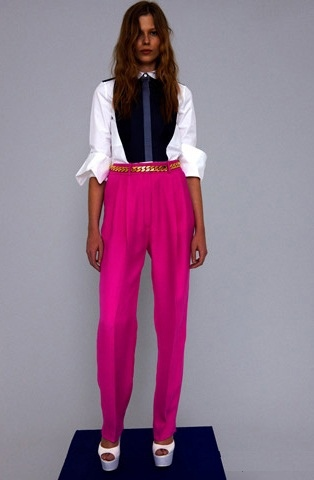
#> input picture lab6/images/tshirt.jpg, 314 x 480 px
$ jupyter execute Lab6.ipynb   (older library calls are emulated)
#> lines starting #> are read from the running program, lines starting #| are printed output that depends on the picture; after the words box and inside, x2 and y2 are one past the last pixel; in counts of white or black regions, pixels touching at a corner belong together
### lab6/segmentation_utils.py
#!/usr/bin/env python3
# -*- coding: utf-8 -*-

import numpy as np
import matplotlib as plt
import matplotlib.patches as patches
import cv2 as cv
import random
import math


# сегментаци изображений
# расширение регионов
def region_growingHSV(image, seed, threshold):
    # Create an empty binary mask to store the segmented region
    region_mask = np.zeros(image.shape[0:2], dtype=np.uint8)

    # Define the connectivity (4-connectivity in this case)
    connectivity = [(1, 0), (-1, 0), (0, 1), (0, -1)]
    # Create a queue to store the pixels to be processed
    queue = []

    for i in seed:
        # Get the seed coordinates
        seed_x, seed_y = i
        queue.append((seed_x, seed_y))

        # Perform region growing
        while len(queue) > 0:
            x, y = queue.pop(0)

            # Check if the pixel is within the image boundaries
            if x < 0 or x >= image.shape[0] or y < 0 or y >= image.shape[1]:
                continue

            # Check if the pixel has already been visited
            if region_mask[x, y] != 0:
                continue

            # Calculate the similarity measure
            similarity = sum(abs(image[x, y, :] - image[seed_x, seed_y, :]))/3

            # Check if the pixel is similar to the seed pixel
            if similarity < threshold:
                region_mask[x, y] = 255  # Add the pixel to the region
                # Add the neighbors to the queue for further processing
                for dx, dy in connectivity:
                    queue.append((x + dx, y + dy))

    return region_mask

# Разделение регионов
def recursive_subdivide(node, k, minPixelSize, img):

    if node.get_error(img)<=k:
        return
    w_1 = int(math.floor(node.width/2))
    w_2 = int(math.ceil(node.width/2))
    h_1 = int(math.floor(node.height/2))
    h_2 = int(math.ceil(node.height/2))


    if w_1 <= minPixelSize or h_1 <= minPixelSize:
        return
    x1 = Node(node.x0, node.y0, w_1, h_1) # top left
    recursive_subdivide(x1, k, minPixelSize, img)

    x2 = Node(node.x0, node.y0+h_1, w_1, h_2) # btm left
    recursive_subdivide(x2, k, minPixelSize, img)

    x3 = Node(node.x0 + w_1, node.y0, w_2, h_1)# top right
    recursive_subdivide(x3, k, minPixelSize, img)

    x4 = Node(node.x0+w_1, node.y0+h_1, w_2, h_2) # btm right
    recursive_subdivide(x4, k, minPixelSize, img)

    node.children = [x1, x2, x3, x4]


def find_children(node):
   if not node.children:
       return [node]
   else:
       children = []
       for child in node.children:
           children += (find_children(child))
   return children

class Node():
    def __init__(self, x0, y0, w, h):
        self.x0 = x0
        self.y0 = y0
        self.width = w
        self.height = h
        self.children = []

    def get_width(self):
        return self.width

    def get_height(self):
        return self.height

    def get_points(self):
        return self.points

    def get_points(self, img):
        return img[self.x0:self.x0 + self.get_width(), self.y0:self.y0+self.get_height()]

    def get_error(self, img):
        pixels = self.get_points(img)
        b_avg = np.mean(pixels[:,:,0])
        b_mse = np.square(np.subtract(pixels[:,:,0], b_avg)).mean()

        g_avg = np.mean(pixels[:,:,1])
        g_mse = np.square(np.subtract(pixels[:,:,1], g_avg)).mean()

        r_avg = np.mean(pixels[:,:,2])
        r_mse = np.square(np.subtract(pixels[:,:,2], r_avg)).mean()

        e = r_mse * 0.2989 + g_mse * 0.5870 + b_mse * 0.1140

        return (e * img.shape[0]* img.shape[1])/90000000


class QTree():
    def __init__(self, stdThreshold, minPixelSize, img):
        self.threshold = stdThreshold
        self.min_size = minPixelSize
        self.minPixelSize = minPixelSize
        self.img = img
        self.root = Node(0, 0, img.shape[0], img.shape[1])

    def get_points(self):
        return self.img[self.root.x0:self.root.x0 + self.root.get_width(), self.root.y0:self.root.y0+self.root.get_height()]

    def subdivide(self):
        recursive_subdivide(self.root, self.threshold, self.minPixelSize, self.img)

    # [12 lines left out: function graph_tree, not called in this run]

    def render_img(self, thickness = 1, color = (0,0,255)):
        imgc = self.img.copy()
        c = find_children(self.root)
        for n in c:
            pixels = n.get_points(self.img)
            # grb
            gAvg = math.floor(np.mean(pixels[:,:,0]))
            rAvg = math.floor(np.mean(pixels[:,:,1]))
            bAvg = math.floor(np.mean(pixels[:,:,2]))

            imgc[n.x0:n.x0 + n.get_width(), n.y0:n.y0+n.get_height(), 0] = gAvg
            imgc[n.x0:n.x0 + n.get_width(), n.y0:n.y0+n.get_height(), 1] = rAvg
            imgc[n.x0:n.x0 + n.get_width(), n.y0:n.y0+n.get_height(), 2] = bAvg

        if thickness > 0:
            for n in c:
                # Draw a rectangle
                imgc = cv.rectangle(imgc, (n.y0, n.x0), (n.y0+n.get_height(), n.x0+n.get_width()), color, thickness)
        return imgc

### lab6/Lab6.ipynb
[cell 1]
import cv2 as cv
import numpy as np
import matplotlib.pyplot as plt
import segmentation_utils
from skimage.segmentation import watershed
from scipy import ndimage
from skimage.feature import peak_local_max
from ipywidgets import interact, interactive, fixed, interact_manual
import ipywidgets as widgets
from sklearn.cluster import KMeans
from sklearn.cluster import MeanShift, estimate_bandwidth

[cell 2]
image = cv.imread('images/tshirt.jpg')
#> image is the input picture: shape (480, 314, 3); mean B, G, R 141.6, 119.7, 145.5
scale_percent = 50
width = int(image.shape[1] * scale_percent / 100)
#> width = 157
height = int(image.shape[0] * scale_percent / 100)
#> height = 240
dim = (width, height)
#> dim = (157, 240)
resized = cv.resize(image, dim, interpolation = cv.INTER_AREA)
image_rgb = cv.cvtColor(image, cv.COLOR_BGR2RGB)
#> the sliders are set to x1 = 200, y1 = 125, x2 = 200, y2 = 145, x3 = 200, y3 = 160, x4 = 305, y4 = 105, x5 = 405, y5 = 170, threshold = 105
plt.imshow(image_rgb)

### Метод разрастания областей

[cell 3]
def auto_segment(x1, y1, x2, y2, x3, y3, x4, y4, x5, y5, threshold):
#> called with x1 = 200, y1 = 125, x2 = 200, y2 = 145, x3 = 200, y3 = 160, x4 = 305, y4 = 105
    image_hsv = cv.cvtColor(image_rgb, cv.COLOR_RGB2HSV)
#> image_hsv: shape (480, 314, 3); mean H, S, V 123, 70.7, 155.1
    # определяем координаты начальных точек
    seeds = [(x1, y1), (x2, y2), (x3, y3), (x4, y4), (x5, y5)]
    # координаты для графика
    x = list(map(lambda x: x[1], seeds))
    y = list(map(lambda x: x[0], seeds))
    # находим сегментацию используя метод из segmentation_utils
    segmented_region = segmentation_utils.region_growingHSV(image_hsv, seeds, threshold)
#> after the loop in region_growingHSV, `for i in seed:`:
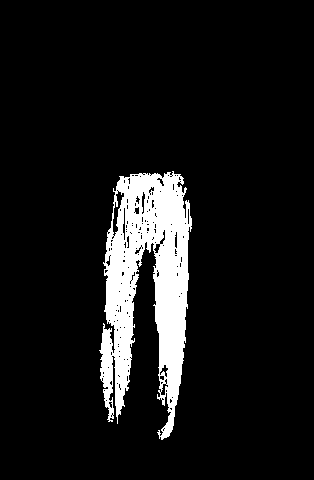
#> region_mask: shape (480, 314); 9.1% white; 1 white region, box (x1, y1, x2, y2) and area: (99, 171, 192, 440) 13696
#> after the loop in region_growingHSV, `for i in seed:`: queue = []
    # накладываем маску - отображаем только участки попавшие в какой-либо сегмент
    result = cv.bitwise_and(image_rgb, image_rgb, mask=segmented_region)
    # отображаем полученное изображение
    plt.figure(figsize=(15,20))
    plt.subplot(1, 2, 1)
    plt.scatter(x, y, marker="x", color="red", s=200)
    plt.imshow(image_rgb)
    plt.subplot(1, 2, 2)
    plt.imshow(result)
    plt.show()
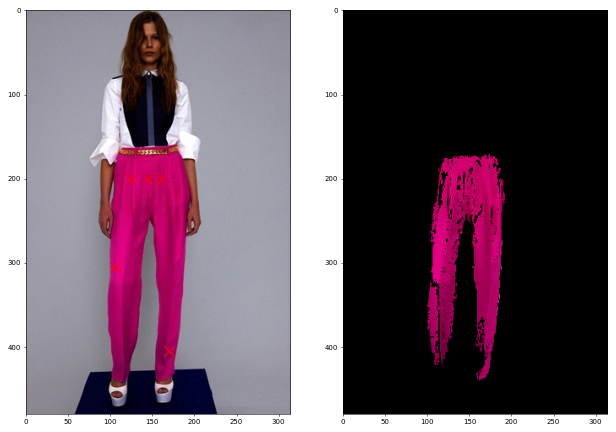
#> figure drawn by matplotlib, 2 panels

[cell 4]
interact(auto_segment, x1=200, y1=125, x2=200, y2=145, x3=200, y3=160, x4=305, y4=105, x5=405, y5=170, threshold=105)

### Метод деления

[cell 5]
qt = segmentation_utils.QTree(stdThreshold = 0.05, minPixelSize = 4,img = image_rgb.copy())
qt.subdivide()
#> in get_error, `b_avg = np.mean(pixels[:,:,0])`: b_avg = 145.5
#> in get_error, `b_mse = np.square(np.subtract(pixels[:,:,0], b_avg)).mean()`: b_mse = 2120.7
#> in get_error, `g_avg = np.mean(pixels[:,:,1])`: g_avg = 119.7
#> in get_error, `g_mse = np.square(np.subtract(pixels[:,:,1], g_avg)).mean()`: g_mse = 4137.7
#> in get_error, `r_avg = np.mean(pixels[:,:,2])`: r_avg = 141.6
#> in get_error, `r_mse = np.square(np.subtract(pixels[:,:,2], r_avg)).mean()`: r_mse = 2529.2
#> in get_error, `e = r_mse * 0.2989 + g_mse * 0.5870 + b_mse * 0.1140`: e = 3426.6
#> in recursive_subdivide, `w_1 = int(math.floor(node.width/2))`: w_1 = 240
#> in get_points (call 4), `return img[self.x0:self.x0 + self.get_width(), self.y0:self.y0+self.ge..`:
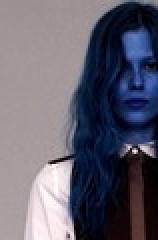
#> returned value: shape (120, 79, 3) (shown 2 times larger); mean of channels 0, 1, 2 109.1, 95.3, 98.3; drawn as B, G, R
tree_image = qt.render_img(thickness=1, color=(0,0,0))
#> the loop in find_children, `for child in node.children:` made 4 passes
#> after the loop in render_img, `for n in c:`:
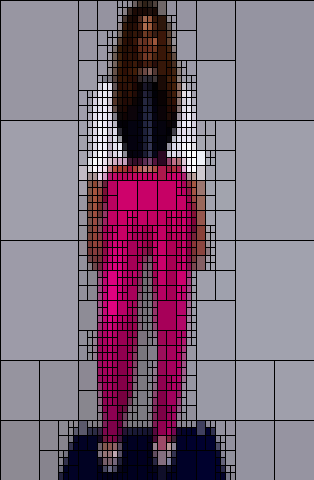
#> imgc: shape (480, 314, 3); mean R, G, B 129.6, 109.8, 128.2

plt.figure(figsize=(15,20))
plt.subplot(1, 2, 1)
plt.imshow(image_rgb)
plt.subplot(1, 2, 2)
plt.imshow(tree_image)
plt.show()

### Алгоритм водораздела

[cell 6]
gray = cv.cvtColor(image_rgb, cv.COLOR_RGB2GRAY)

[cell 7]
# Алгоритм водораздела
# Бинаризируем изображение
binary_image = cv.threshold(gray, 0, 255, cv.THRESH_BINARY + cv.THRESH_OTSU)[1]
#> binary_image: shape (480, 314); 75.6% white; 7 black regions (5 under 20 px), largest, box (x1, y1, x2, y2) and area: (58, 0, 227, 480) 36729, (155, 449, 168, 456) 76

# Определяем карту расстояний
distance_map = ndimage.distance_transform_edt(binary_image)
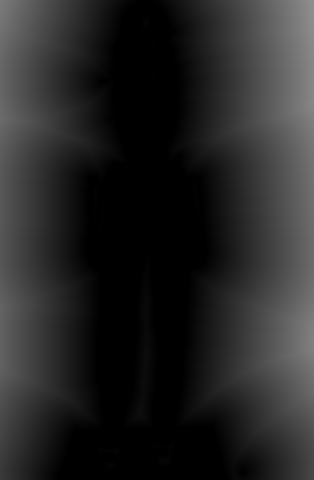
#> distance_map: shape (480, 314) float64; min 0, max 144.4, mean 38.3
# Определяем локальные максимумы
local_max = peak_local_max(distance_map, indices=False, min_distance=50, labels=binary_image)
#> local_max: shape (480, 314) bool; 0.01% white in thin lines or dots, all inside (x1, y1, x2, y2) = (50, 50, 264, 415)
# 4 Каждому минимуму присваивается метка и начинается заполнение бассейнов метками
markers = ndimage.label(local_max, structure=np.ones((3, 3)))[0]
#> markers: shape (480, 314) int32; 9 distinct labels, from 0 to 8
labels = watershed(-distance_map, markers, mask=binary_image)
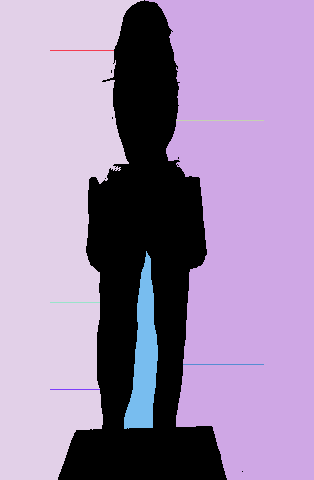
#> labels: shape (480, 314) int32; 9 distinct labels, from 0 to 8; one colour per label, 0 black
# построим результаты работы алгоритма
plt.figure(figsize=(15,20))
plt.subplot(1, 3, 1)
plt.imshow(binary_image, cmap="gray")
plt.subplot(1, 3, 2)
plt.imshow(np.uint8(distance_map + 50), cmap="gray")
plt.subplot(1, 3, 3)
plt.imshow(np.uint8(labels))
plt.show()
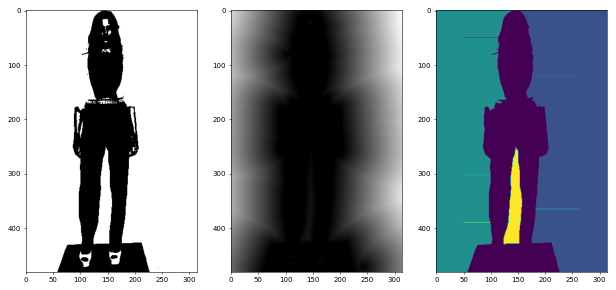
#> figure drawn by matplotlib, 3 panels

# Найдем границы контуров и положим в маску все кроме метки 0
mask1 = np.zeros(image_rgb.shape[0:2], dtype="uint8")
total_area = 0
for label in np.unique(labels):
    if label < 2:
        continue
    # Create a mask
    mask = np.zeros(gray.shape, dtype="uint8")
    mask[labels == label] = 255
    mask1 = mask1 + mask

    # Find contours and determine contour area
    cnts = cv.findContours(mask.copy(), cv.RETR_EXTERNAL, cv.CHAIN_APPROX_SIMPLE)
    cnts = cnts[0] if len(cnts) == 2 else cnts[1]
    c = max(cnts, key=cv.contourArea)
    area = cv.contourArea(c)
    total_area += area
#> this loop made 9 passes
#> mask: shape (480, 314); 2.2% white; 1 white region, box (x1, y1, x2, y2) and area: (124, 251, 158, 429) 3302
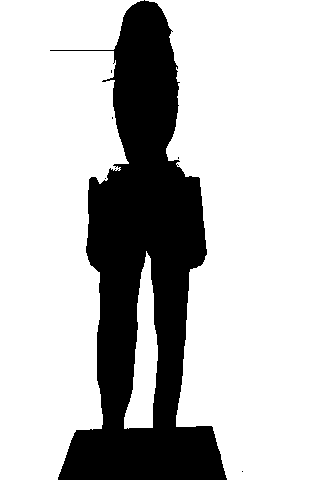
#> mask1: shape (480, 314); 74.5% white; 6 black regions (5 under 20 px), largest, box (x1, y1, x2, y2) and area: (50, 0, 227, 480) 38373

mask1 = cv.bitwise_not(mask1)
result = cv.bitwise_and(image_rgb, image_rgb, mask=mask1)

plt.figure(figsize=(15,20))
plt.subplot(1, 2, 1)
plt.imshow(mask1, cmap="gray")
plt.subplot(1, 2, 2)
plt.imshow(result)
plt.show()

### Метод к-средних

[cell 8]
## Методы кластеризации. K-средних
# Преобразуем изображение в оттенках серого в одномерный массив
pixels = gray.reshape(-1, 1)
# Задаем число кластеров для сегментации
K = 6
# С помощью библиотеки sklearn.cluster import KMeans проводим кластеризацию по яркости
kmeans = KMeans(n_clusters=K, random_state=0)
labels = kmeans.fit_predict(pixels)
cluster_centers = kmeans.cluster_centers_
print (np.uint8(cluster_centers))
# Каждому пикселю назначаем значение из центра кластера
segments = np.uint8(cluster_centers[labels].reshape(gray.shape))
# Удалим самые яркие пиксели
segments[(segments==146) | (segments==10) | (segments==228) | (segments==160) | (segments==114)] = 0
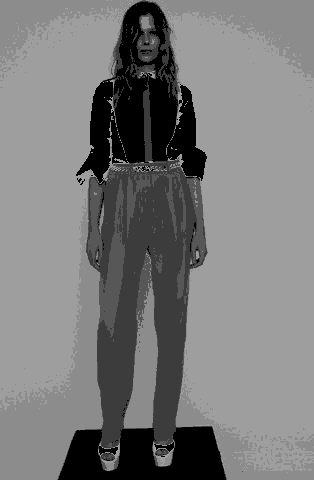
#> segments: shape (480, 314); min 0, max 158, mean 121.9
result = cv.bitwise_and(image_rgb, image_rgb, mask=segments)
# Отобразим избражения
plt.figure(figsize=(15,20))
plt.subplot(1, 3, 1)
plt.imshow(gray, cmap='gray')
plt.subplot(1, 3, 2)
plt.imshow(segments, cmap='Set3')
plt.subplot(1, 3, 3)
plt.imshow(result)
plt.show()

[cell 9]
blur_image = cv.medianBlur(image_rgb, 9)
# Выстраиваем пиксели в один ряд и переводим в формат с правающей точкой
flat_image = np.float32(blur_image.reshape((-1,3)))

# Используем meanshift из библиотеки sklearn
bandwidth = estimate_bandwidth(flat_image, quantile=.06, n_samples=3000)
ms = MeanShift(bandwidth=bandwidth, max_iter=800, bin_seeding=True)
ms.fit(flat_image)
labeled = ms.labels_

# получим количество сегментов
segments = np.unique(labeled)
print('Number of segments: ', segments.shape[0])
#| Number of segments:  24

# получим средний цвет сегмента
total = np.zeros((segments.shape[0], 3), dtype=float)
count = np.zeros(total.shape, dtype=float)
for i, label in enumerate(labeled):
    total[label] = total[label] + flat_image[i]
    count[label] += 1
avg = total/count
avg = np.uint8(avg)
# Для каждого пискеля проставим средний цвет его сегмента
mean_shift_image = avg[labeled].reshape((image_rgb.shape))
# Маской скроем один из сегментов
mask1 = mean_shift_image[:,:,0]

#### Удаление лишних яркостей

[cell 10]
mask2=mask1.copy()
unique, counts = np.unique(mask2, return_counts=True)
print(np.asarray((unique, counts)).T)
#> (printed output is left out)
mask2[(mask2==48)
    | (mask2==3)
    | (mask2==105)
    | (mask2==106)
    | (mask2==125)
    | (mask2==141)
    | (mask2==142)
    | (mask2==154)
    | (mask2==165)
    | (mask2==167)
    | (mask2==191)
    | (mask2==51)
    | (mask2==33)
    | (mask2==230)
]= 0
plt.imshow(mask2)

[cell 11]
mean_shift_with_mask_image = cv.bitwise_and(image_rgb, image_rgb, mask=mask2)
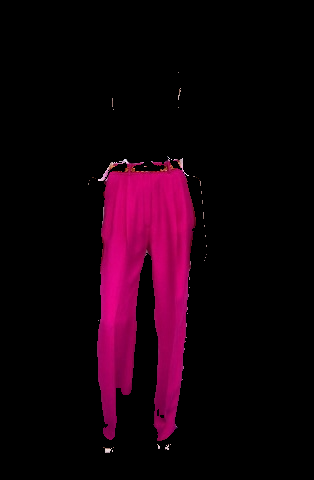
#> mean_shift_with_mask_image: shape (480, 314, 3); mean R, G, B 22.1, 0.8, 12
# Построим изображение
plt.figure(figsize=(15,20))
plt.subplot(1, 3, 1)
plt.imshow(image_rgb)
plt.subplot(1, 3, 2)
plt.imshow(mean_shift_image, cmap='Set3')
plt.subplot(1, 3, 3)
plt.imshow(mean_shift_with_mask_image)
plt.show()
